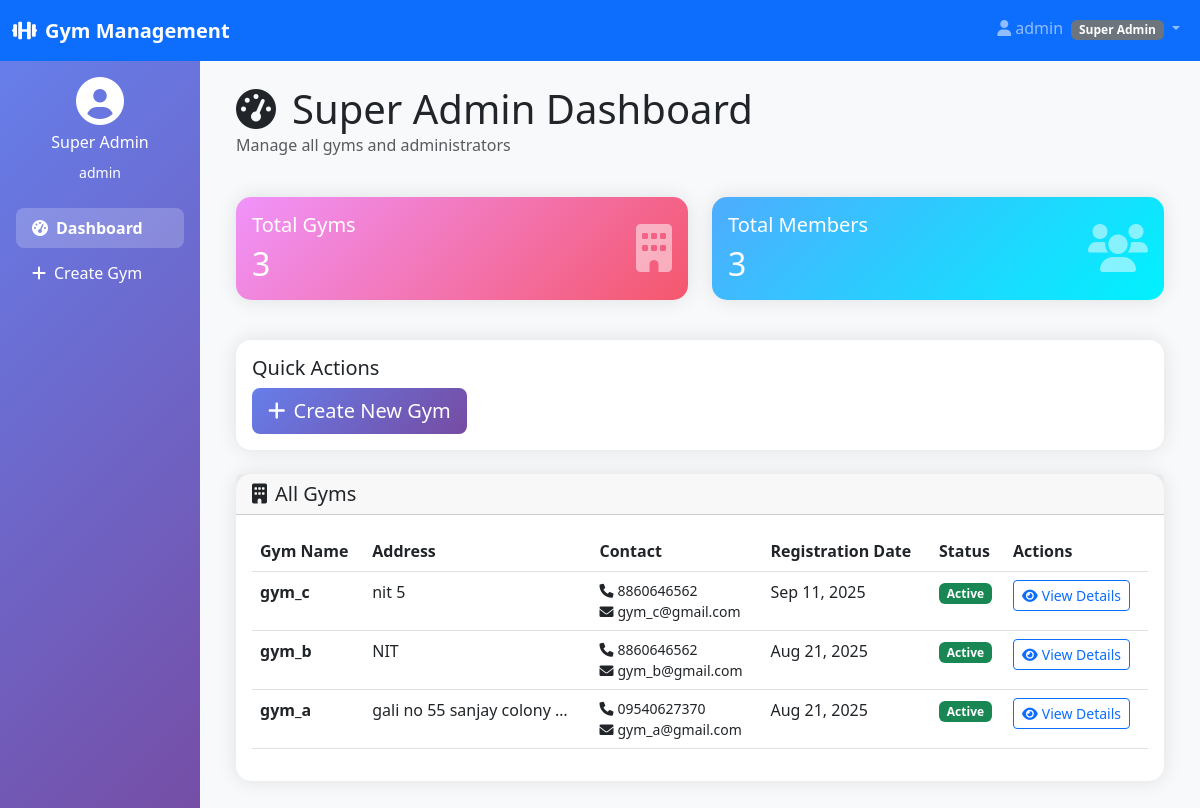
The page /superadmin/ (signed in) on the database as committed earlier.
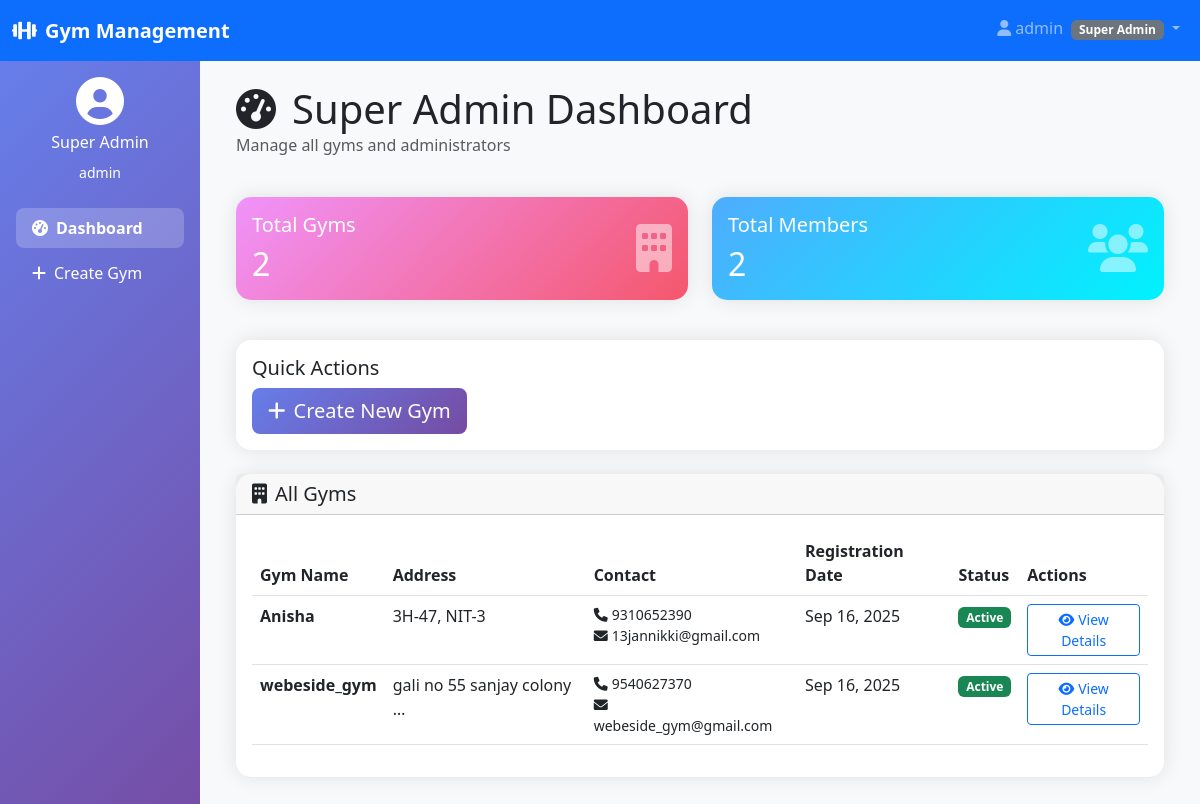
The same page on the database as committed later.
### multiple_gym/models.py (models this page shows, shortened)
class User(AbstractUser):
    USER_TYPES = (
        ('superadmin', 'Super Admin'),
        ('gymadmin', 'Gym Admin'),
        ('member', 'Member'),
        ('trainer', 'Trainer'),
    )
    user_type = models.CharField(max_length=20, choices=USER_TYPES, default='member')
    phone = models.CharField(max_length=15, blank=True)
    created_at = models.DateTimeField(auto_now_add=True)

class Gym(models.Model):
    name = models.CharField(max_length=100)
    address = models.TextField()
    phone = models.CharField(max_length=15)
    email = models.EmailField()
    registration_date = models.DateTimeField(auto_now_add=True)
    is_active = models.BooleanField(default=True)
    created_by = models.ForeignKey(User, on_delete=models.CASCADE, limit_choices_to={'user_type': 'superadmin'})

### multiple_gym/views.py (the view)
# urls.py: path("superadmin/", views.superadmin_dashboard, name="superadmin_dashboard"),
@login_required
def superadmin_dashboard(request):
    print(f"=== SUPERADMIN DASHBOARD DEBUG ===")
    if request.user.user_type != "superadmin":
        messages.error(request, "Access denied!")
        return redirect("login")
    gyms = Gym.objects.all().order_by("-registration_date")
    total_gyms = gyms.count()
    total_members = Member.objects.count()
    context = {
        "gyms": gyms,
        "total_gyms": total_gyms,
        "total_members": total_members,
    }
    return render(request, "multiple_gym/superadmin_dashboard.html", context)

### templates/multiple_gym/superadmin_dashboard.html (shortened to what this page needs)
{% extends 'multiple_gym/base.html' %}
{% block content %}
<div class="row mb-4">
    <div class="col-12">
        <h1 class="display-6 mb-0">
            <i class="fas fa-tachometer-alt me-3"></i>Super Admin Dashboard
        </h1>
        <p class="text-muted">Manage all gyms and administrators</p>
    </div>
</div>
<div class="row mb-4">
    <div class="col-md-6 mb-3">
        <div class="card stats-card">
            <div class="card-body">
                <div class="d-flex justify-content-between">
                    <div>
                        <h5 class="card-title">Total Gyms</h5>
                        <h2 class="mb-0">{{ total_gyms }}</h2>
                    </div>
                    <div class="align-self-center">
                        <i class="fas fa-building fa-3x opacity-50"></i>
                    </div>
                </div>
            </div>
        </div>
    </div>
    <div class="col-md-6 mb-3">
        <div class="card stats-card-2">
            <div class="card-body">
                <div class="d-flex justify-content-between">
                    <div>
                        <h5 class="card-title">Total Members</h5>
                        <h2 class="mb-0">{{ total_members }}</h2>
                    </div>
                    <div class="align-self-center">
                        <i class="fas fa-users fa-3x opacity-50"></i>
                    </div>
                </div>
            </div>
        </div>
    </div>
</div>
<div class="row mb-4">
    <div class="col-12">
        <div class="card">
            <div class="card-body">
                <h5 class="card-title">Quick Actions</h5>
                <a href="{% url 'multiple_gym:create_gym' %}" class="btn btn-primary btn-lg">
                    <i class="fas fa-plus me-2"></i>Create New Gym
                </a>
            </div>
        </div>
    </div>
</div>
<div class="row">
    <div class="col-12">
        <div class="card">
            <div class="card-header">
                <h5 class="mb-0">
                    <i class="fas fa-building me-2"></i>All Gyms
                </h5>
            </div>
            <div class="card-body">
                {% if gyms %}
                <div class="table-responsive">
                    <table class="table table-hover">
                        <thead>
                            <tr>
                                <th>Gym Name</th>
                                <th>Address</th>
                                <th>Contact</th>
                                <th>Registration Date</th>
                                <th>Status</th>
                                <th>Actions</th>
                            </tr>
                        </thead>
                        <tbody>
                            {% for gym in gyms %}
                            <tr>
                                <td>
                                    <strong>{{ gym.name }}</strong>
                                </td>
                                <td>{{ gym.address|truncatewords:5 }}</td>
                                <td>
                                    <div class="small">
                                        <i class="fas fa-phone me-1"></i>{{ gym.phone }}<br>
                                        <i class="fas fa-envelope me-1"></i>{{ gym.email }}
                                    </div>
                                </td>
                                <td>{{ gym.registration_date|date:"M d, Y" }}</td>
                                <td>
                                    {% if gym.is_active %}
                                    <span class="badge bg-success">Active</span>
                                    {% else %}
                                    <span class="badge bg-danger">Inactive</span>
                                    {% endif %}
                                </td>
                                <td>
                                    <a href="{% url 'multiple_gym:gym_detail' gym.id %}" class="btn btn-sm btn-outline-primary">
                                        <i class="fas fa-eye me-1"></i>View Details
                                    </a>
                                </td>
                            </tr>
                            {% endfor %}
                        </tbody>
                    </table>
                </div>
                {% endif %}
            </div>
        </div>
    </div>
</div>
{% endblock %}

### templates/multiple_gym/base.html (shortened to what this page needs)
<!DOCTYPE html>
<html lang="en">
<head>
    <link href="https://cdnjs.cloudflare.com/ajax/libs/bootstrap/5.3.0/css/bootstrap.min.css" rel="stylesheet">
    <link href="https://cdnjs.cloudflare.com/ajax/libs/font-awesome/6.0.0/css/all.min.css" rel="stylesheet">
</head>
<body class="bg-light">
    <nav class="navbar navbar-expand-lg navbar-dark bg-primary">
        <div class="container-fluid">
            <a class="navbar-brand" href="#">
                <i class="fas fa-dumbbell me-2"></i>Gym Management
            </a>
            {% if user.is_authenticated %}
            <div class="navbar-nav ms-auto">
                <div class="nav-item dropdown">
                    <a class="nav-link dropdown-toggle" href="#" role="button" data-bs-toggle="dropdown">
                        <i class="fas fa-user me-1"></i>{{ user.username }}
                        <span class="badge bg-secondary ms-1">{{ user.get_user_type_display }}</span>
                    </a>
                </div>
            </div>
            {% endif %}
        </div>
    </nav>
    <div class="container-fluid">
        <div class="row">
            {% if user.is_authenticated and user.user_type != 'member' %}
            <div class="col-md-3 col-lg-2 px-0">
                <div class="sidebar text-white p-3">
                    <div class="text-center mb-4">
                        <i class="fas fa-user-circle fa-3x mb-2"></i>
                        <h6>{{ user.get_user_type_display }}</h6>
                        <small>{{ user.username }}</small>
                    </div>
                    <ul class="nav flex-column">
                        {% if user.user_type == 'superadmin' %}
                        <li class="nav-item">
                            <a class="nav-link text-white" href="{% url 'multiple_gym:superadmin_dashboard' %}">
                                <i class="fas fa-tachometer-alt me-2"></i>Dashboard
                            </a>
                        </li>
                        <li class="nav-item">
                            <a class="nav-link text-white" href="{% url 'multiple_gym:create_gym' %}">
                                <i class="fas fa-plus me-2"></i>Create Gym
                            </a>
                        </li>
                        {% endif %}
                    </ul>
                </div>
            </div>
            {% endif %}
            <div
                class="{% if user.is_authenticated and user.user_type != 'member' %}col-md-9 col-lg-10{% else %}col-12{% endif %}">
                <div class="p-4">
                    {% block content %}{% endblock %}
                </div>
            </div>
        </div>
    </div>
</body>
</html>

### templates/multiple_gym/base.html (style rules this page uses)
.sidebar { min-height: 100vh; background: linear-gradient(135deg, #667eea 0%, #764ba2 100%); }
.navbar-brand { font-weight: bold; }
.card { border: none; border-radius: 15px; box-shadow: 0 0 20px rgba(0, 0, 0, 0.1); }
.btn-primary { background: linear-gradient(135deg, #667eea 0%, #764ba2 100%); border: none; }
.stats-card { background: linear-gradient(135deg, #f093fb 0%, #f5576c 100%); color: white; }
.stats-card-2 { background: linear-gradient(135deg, #4facfe 0%, #00f2fe 100%); color: white; }
.nav-link { transition: all 0.3s ease; border-radius: 8px; margin-bottom: 5px; }
.nav-link.active { background-color: rgba(255, 255, 255, 0.2); font-weight: 600; }

Rows that differ between the two databases and show on the page:
removed Gym: name "gym_c", address "nit 5", phone "8860646562", email "gym_c@gmail.com", registration_date "Sep 11, 2025", is_active "Active"
removed Gym: name "gym_b", address "NIT", phone "8860646562", email "gym_b@gmail.com", registration_date "Aug 21, 2025", is_active "Active"
removed Gym: name "gym_a", address "gali no 55 sanjay colony …", phone "09540627370", email "gym_a@gmail.com", registration_date "Aug 21, 2025", is_active "Active"
added Gym: name "Anisha", address "3H-47, NIT-3", phone "9310652390", email "13jannikki@gmail.com", registration_date "Sep 16, 2025", is_active "Active"
added Gym: name "webeside_gym", address "gali no 55 sanjay colony …", phone "9540627370", email "webeside_gym@gmail.com", registration_date "Sep 16, 2025", is_active "Active"
Other text that changed with them:
{{ total_gyms }}: "3" → "2"
{{ total_members }}: "3" → "2"
